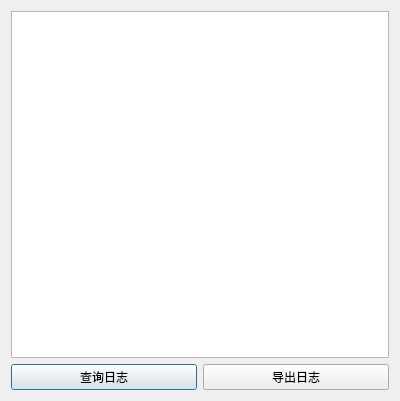
<?xml version="1.0" encoding="UTF-8"?>
<ui version="4.0">
 <class>error_log</class>
 <widget class="QDialog" name="error_log">
  <property name="geometry">
   <rect>
    <x>0</x>
    <y>0</y>
    <width>400</width>
    <height>401</height>
   </rect>
  </property>
  <property name="windowTitle">
   <string>同步错误日志</string>
  </property>
  <layout class="QVBoxLayout" name="verticalLayout">
   <item>
    <layout class="QVBoxLayout" name="verticalLayout_2">
     <item>
      <widget class="QTableView" name="tableview"/>
     </item>
    </layout>
   </item>
   <item>
    <layout class="QHBoxLayout" name="horizontalLayout">
     <item>
      <widget class="QPushButton" name="pushButton">
       <property name="text">
        <string>查询日志</string>
       </property>
      </widget>
     </item>
     <item>
      <widget class="QPushButton" name="pushButton_2">
       <property name="text">
        <string>导出日志</string>
       </property>
      </widget>
     </item>
    </layout>
   </item>
  </layout>
 </widget>
 <resources/>
 <connections/>
</ui>
